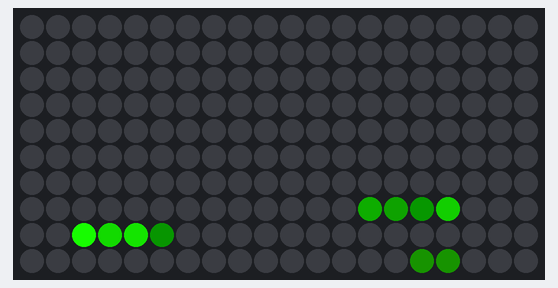
Simulated run of this sketch. Board: Arduino Uno, built with avr-gcc and run on an emulated ATmega328P. Shown: 20×10 RGB LED matrix (first LED top left, wired row by row). Dim RGB values are drawn brighter than linear; random numbers use the default seed unless the sketch sets one.

Above: at 0.47 s.
At 4.88 s:
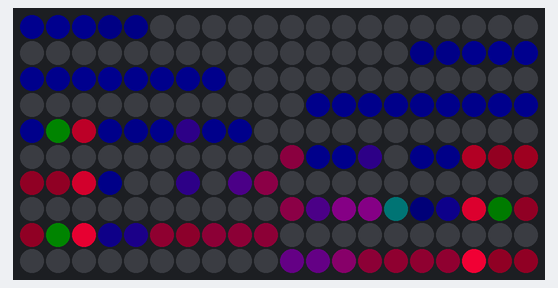
At 10.56 s:
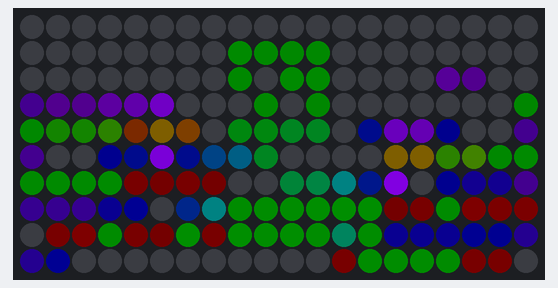
At 19.68 s:
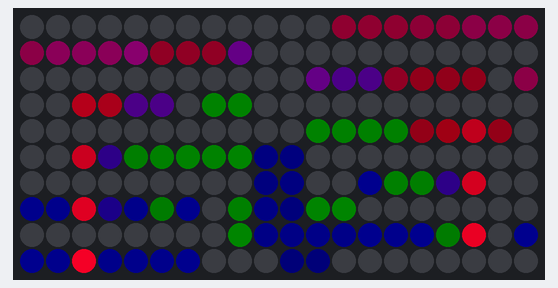
At 29.18 s:
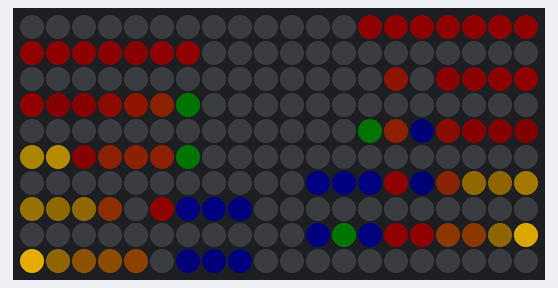
At 39.58 s:
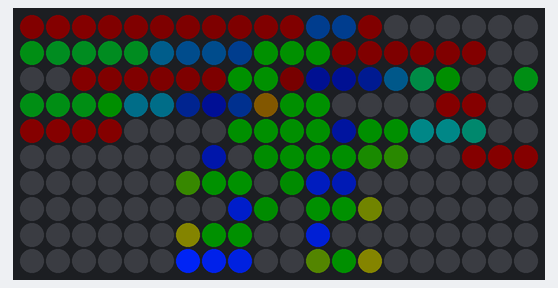

The sketch:

matrix_20x10_snake.ino
```cpp
#include "FastLED.h"

#define NUM_LEDS 200
#define ROWS 10
#define COLUMNS 20
#define SNAKE_SIZE 10

#define DATA_PIN 3

CRGB leds[NUM_LEDS];
int indexes[ROWS][COLUMNS];
int snake[SNAKE_SIZE];
boolean wall[ROWS][COLUMNS];

int hue, sat, val, backHue;
int dir, oldDir;
int count;
int head_x, head_y;

void setup()
{
  randomSeed(analogRead(0));
  count = 0;

  FastLED.addLeds<WS2811, DATA_PIN, RGB>(leds, NUM_LEDS);
  sat = 255;
  val = 255;

  hue = random8();
  backHue = hue;
  head_x = random(COLUMNS);
  head_y = random(ROWS);

  dir = oldDir = 0;

  mapPixelIndexes(ROWS, COLUMNS);

  for (int i = 0; i < SNAKE_SIZE; i++)
  {
    snake[i] = indexes[head_y][head_x];
  }

  for (int i = 0; i < ROWS; i++)
  {
    for (int j = 0; j < COLUMNS; j++)
    {
      wall[i][j] = false;
    }
  }

  // Set Up Wall structures
  /*
  for (int i = 0; i < 4; i++)
  {
    wall[i][5] = true;
    leds[indexes[i][5]] = CHSV(0, 0, 100);

    wall[7][COLUMNS-i-1] = true;
    leds[indexes[7][COLUMNS-i-1]] = CHSV(0, 0, 100);
  }
  */
}

void loop()
{
  if (random(100) <= 45)
  {
    chooseNewDirection();
  }

  moveSnake();

  if (count % 15 == 0)
    fadeBackground();

  FastLED.show();

  delay(12);
  count++;
}

boolean isWall(int x, int y)
{
  return wall[y][x];
}

void fadeBackground()
{
  for (int y = 0; y < ROWS; y++)
  {
    for (int x = 0; x < COLUMNS; x++)
    {
      if (!isSnakePresent(x, y) && !isWall(x, y))
      {
        // leds[indexes[y][x]].fadeToBlackBy(2);
        leds[indexes[y][x]] -= CRGB(1, 1, 1);
      }
    }
  }
}
```

mapPixelIndexes.ino
```cpp
void mapPixelIndexes(int rows, int columns)
{
  for (int i = 0; i < rows; i++)
  {
    for (int j = 0; j < columns; j++)
    {
      if (i % 2)
      {
        indexes[i][j] = i * columns + columns - 1 - j;
      }
      else
      {
        indexes[i][j] = i * columns + j;
      }
    }
  }
}
```

snake.ino
```cpp
void chooseNewDirection()
{
  do
    dir = random(4);
  while (oldDir == dir);
  oldDir = dir;
}

void drawSnake(int h, int s, int v, boolean on)
{
  if (on)
  {
    if (random(100) <= 75)
    {
      hue++;
      backHue++;
    }

    for (int i = 0; i < SNAKE_SIZE; i++)
    {
      leds[snake[i]] = CHSV(h, s, v - (i * (200 / SNAKE_SIZE)));
    }
  }
/*
  else
  {
    for (int i = 0; i < SNAKE_SIZE; i++)
    {
      leds[snake[i]] = CHSV(h, s, 20);
    }
  }
*/
}

void moveSnake()
{
  switch (dir)
  {
    case 0:
      if (head_y - 1 < 0 || isWall(head_x, head_y - 1) /* || isSnakePresent(x, y-1) */)
      {
        chooseNewDirection();
      }
      else
      {
        drawSnake(backHue, sat, val, 0);

        head_y--;
        for (int i = SNAKE_SIZE-1; i > 0; i--)
        {
          snake[i] = snake[i-1];
        }
        snake[0] = indexes[head_y][head_x];

        drawSnake(hue, sat, val, 1);
      }
      break;

    case 1:
      if (head_x + 1 >= COLUMNS || isWall(head_x + 1, head_y) /* || isSnakePresent(x+1, y) */)
      {
        chooseNewDirection();
      }
      else
      {
        drawSnake(backHue, sat, val, 0);

        head_x++;
        for (int i = SNAKE_SIZE-1; i > 0; i--)
        {
          snake[i] = snake[i-1];
        }
        snake[0] = indexes[head_y][head_x];

        drawSnake(hue, sat, val, 1);
      }
      break;

    case 2:
      if (head_y + 1 >= ROWS || isWall(head_x, head_y + 1) /* || isSnakePresent(x, y+1) */)
      {
        chooseNewDirection();
      }
      else
      {
        drawSnake(backHue, sat, val, 0);

        head_y++;
        for (int i = SNAKE_SIZE-1; i > 0; i--)
        {
          snake[i] = snake[i-1];
        }
        snake[0] = indexes[head_y][head_x];

        drawSnake(hue, sat, val, 1);
      }
      break;

    case 3:
      if (head_x - 1 < 0 || isWall(head_x - 1, head_y) /* || isSnakePresent(x-1, y) */)
      {
        chooseNewDirection();
      }
      else
      {
        drawSnake(backHue, sat, val, 0);

        head_x--;
        for (int i = SNAKE_SIZE-1; i > 0; i--)
        {
          snake[i] = snake[i-1];
        }
        snake[0] = indexes[head_y][head_x];

        drawSnake(hue, sat, val, 1);
      }
      break;
  }
}

boolean isSnakePresent(int x, int y)
{
  for (int i = 0; i < SNAKE_SIZE; i++)
  {
    if (snake[i] == indexes[y][x])
      return true;
  }
  return false;
}
```
